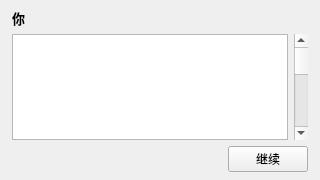
<?xml version="1.0" encoding="UTF-8"?>
<ui version="4.0">
 <class>ChatDialog</class>
 <widget class="QWidget" name="ChatDialog">
  <property name="geometry">
   <rect><x>0</x><y>0</y><width>320</width><height>180</height></rect>
  </property>
  <property name="minimumSize">
   <size><width>280</width><height>120</height></size>
  </property>
  <layout class="QVBoxLayout" name="verticalLayout">
   <property name="leftMargin"><number>12</number></property>
   <property name="topMargin"><number>8</number></property>
   <property name="rightMargin"><number>12</number></property>
   <property name="bottomMargin"><number>8</number></property>
   <item>
    <widget class="QLabel" name="labelName">
     <property name="text"><string>你</string></property>
     <property name="font">
      <font><pointsize>10</pointsize><weight>75</weight><bold>true</bold></font>
     </property>
    </widget>
   </item>
   <item>
    <layout class="QHBoxLayout" name="editLayout">
     <item>
      <widget class="QTextEdit" name="textEdit">
       <property name="font">
        <font><pointsize>10</pointsize></font>
       </property>
       <property name="acceptRichText"><bool>false</bool></property>
      </widget>
     </item>
     <item>
      <widget class="QScrollBar" name="scrollBar">
       <property name="orientation"><enum>Qt::Vertical</enum></property>
      </widget>
     </item>
    </layout>
   </item>
   <item alignment="Qt::AlignRight">
    <widget class="QPushButton" name="btnNext">
     <property name="text"><string>继续</string></property>
     <property name="fixedSize">
      <size><width>60</width><height>28</height></size>
     </property>
    </widget>
   </item>
  </layout>
 </widget>
 <resources/>
 <connections/>
</ui>
